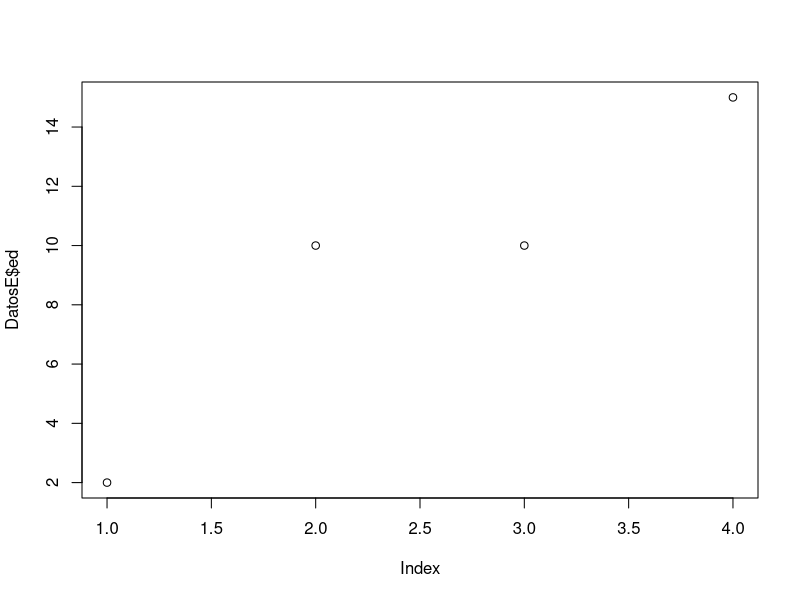
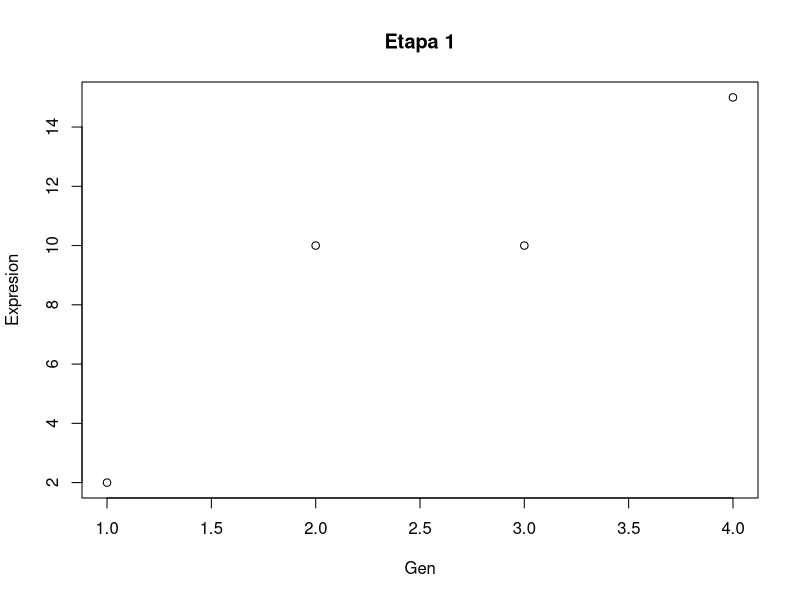
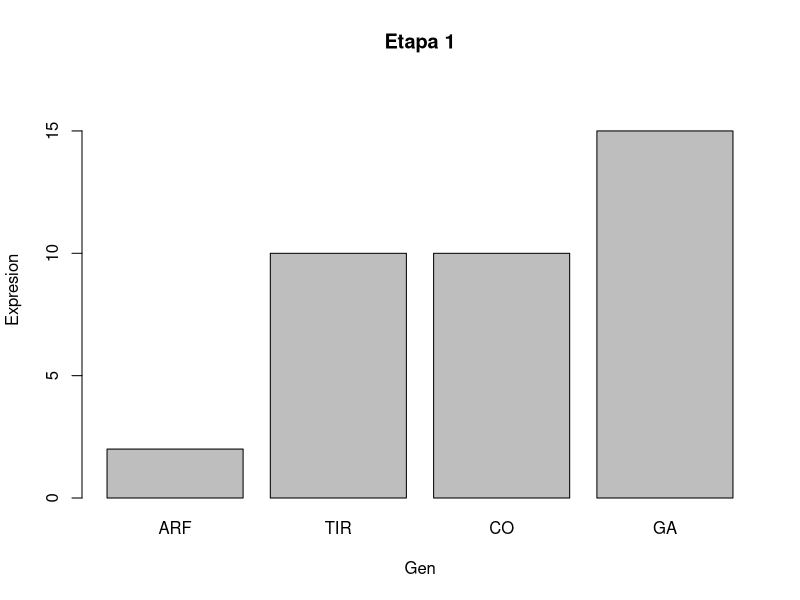
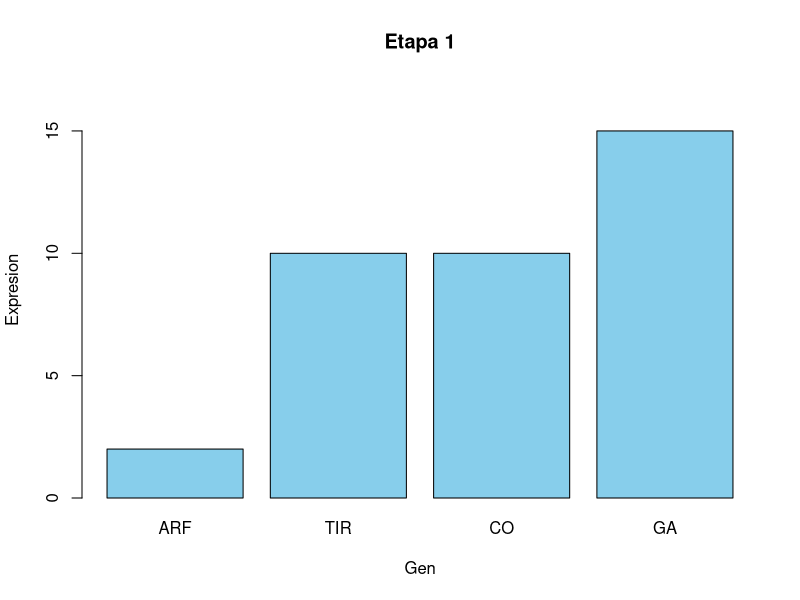
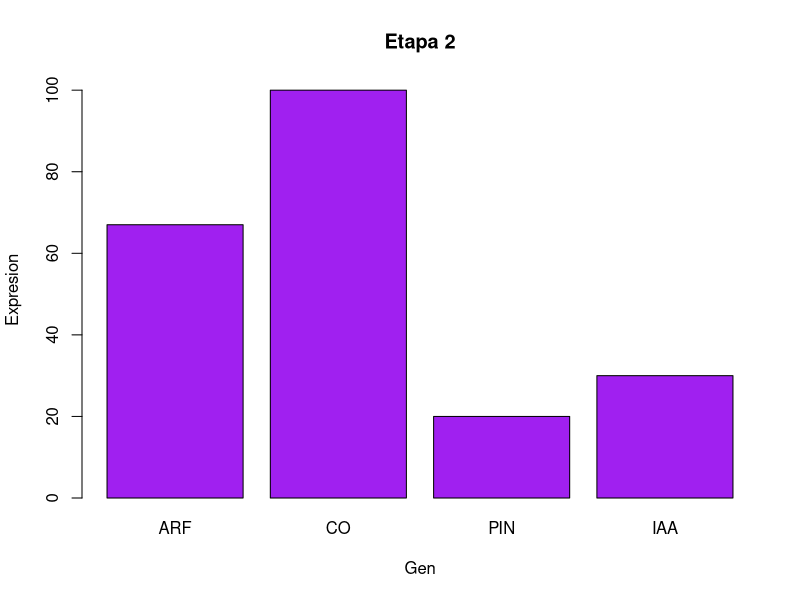
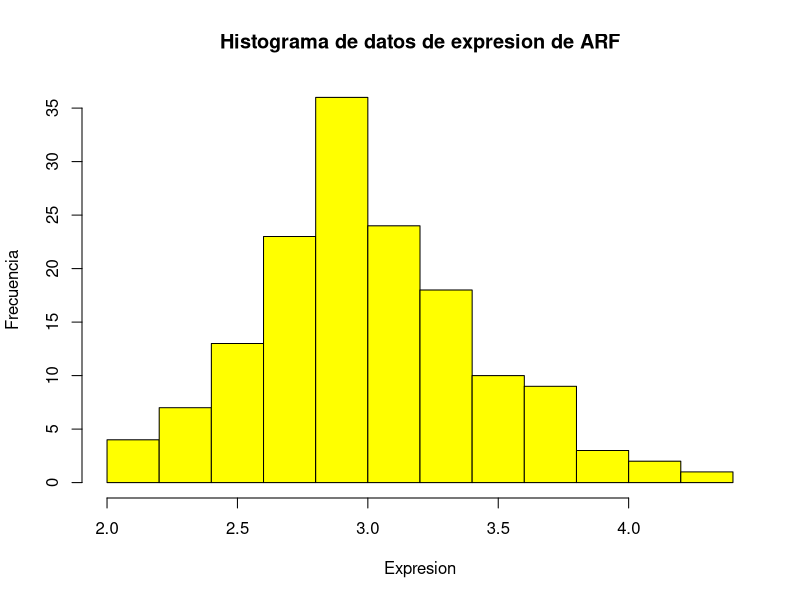
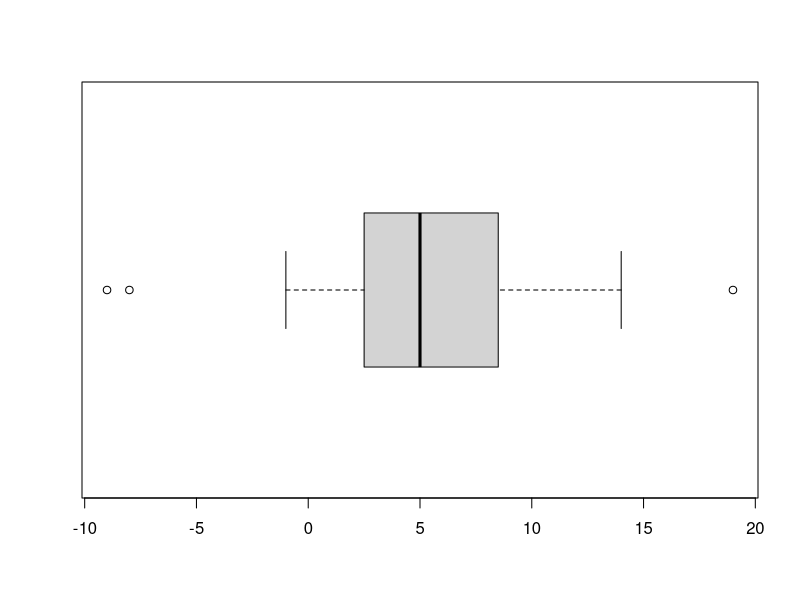
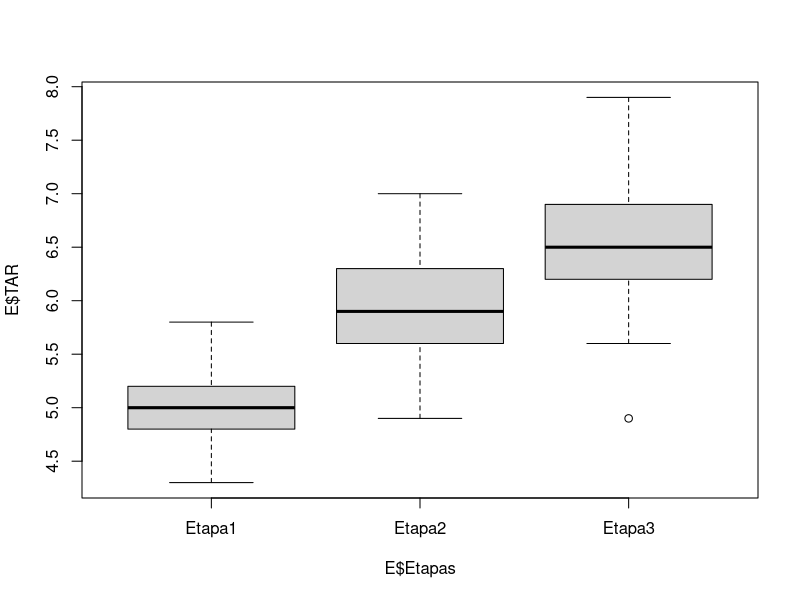

Write R code to recreate these figures, in order.
## ---- chunk 1
DatosE <- data.frame(
  gen = c("ARF", "TIR", "CO", "GA"),
  ed = c(2,10,10,15)
)
## ---- chunk 2
DatosE
## ---- chunk 3
plot(DatosE$ed)
## ---- chunk 4
plot(DatosE$ed,
     main = "Etapa 1", #titulo
     xlab = "Gen", #titulo eje x
     ylab = "Expresion") #titulo eje y
## ---- chunk 5
barplot(DatosE$ed,
        names.arg = DatosE$gen, #agregamos el nombre de los genes
        main = "Etapa 1",
        xlab = "Gen",
        ylab = "Expresion",
        ylim = c(0, max(DatosE$ed) + 2) #el eje y va de 0 al maximo de la expresion
)
## ---- chunk 6
barplot(DatosE$ed,
        names.arg = DatosE$gen,
        main = "Etapa 1",
        xlab = "Gen",
        ylab = "Expresion",
        col = "skyblue",#color
        border = "black", #color del borde
        ylim = c(0, max(DatosE$ed) + 2) #Limite del eje y
)
## ---- chunk 7
directorio <- "C:/Users/andii/OneDrive/Documents/02Fun-R-transcript/data" #indicamos el directorio de trabajo.
setwd(directorio)

DatosE2 <- read.table("U3_1.csv", sep = ",", header = T) #Se lee el arcivo
DatosE2
## ---- chunk 8
barplot(DatosE2$ED,
        names.arg = DatosE2$Gen,
        main = "Etapa 2",
        xlab = "Gen",
        ylab = "Expresion",
        col = "purple",
        border = "black",
        ylim = c(0, max(DatosE2$ED) + 2)
)
## ---- chunk 9
E <- read.table("U3_2.csv", sep = ",", header = T)
head(E)
## ---- chunk 10
hist(E$ARF,
     main="Histograma de datos de expresion de ARF",
     xlab="Expresion", ylab="Frecuencia", 
     col="yellow"
     )
## ---- chunk 11
TAR <- c(8, 5, 14, -9, 19, 12, 3, 9, 7, 4,
       4, 6, 8, 12, -8, 2, 0, -1, 5, 3)
## ---- chunk 12
boxplot(TAR,
        horizontal = T)
## ---- chunk 13
head(E)
## ---- chunk 14
boxplot(E$TAR~ E$Etapas) #columnas
## ---- chunk 15
boxplot(E$TAR~ E$Etapas,#agregamos todas las columnas que vamos a graficar
        main="Diagramas de caja",#titulo
        xlab="Genes",#titulo x
        ylab="Expresion de TAR",
        col=c("red", "blue", "orange")#colores
        )
## ---- chunk 16
# install.packages("ggplot2")
library(ggplot2)
head(DatosE2)
## ---- chunk 17
ggplot(DatosE2,aes(x = Gen, y = ED)) + #Indicamos los datos y ejes
  geom_bar(stat = 'identity') #Indicamos la geometria (como se posicionará)
## ---- chunk 18
ggplot(DatosE2, aes(x = Gen, y = ED)) + # Indicamos los datos y ejes
  geom_bar(stat = 'identity', fill = "purple3", alpha = 0.7) + # Indicamos la geometría y el color de las barras
  theme_classic() # Aplicamos el tema clásico
## ---- chunk 19
colores <- c("blue", "red", "green3", "orange2")

ggplot(DatosE2, aes(x = Gen, y = ED, fill = Gen)) +
  geom_bar(stat = 'identity', alpha = 0.7, width = 0.5) + #geometría, transparencia y ancho de las barras
  theme_classic() + # Aplicamos el tema clásico
  scale_fill_manual(values = colores)  # Asignamos los colores manualmente
## ---- chunk 20
colores2 <- c("#00FFC3", "#7A00FF", "#FFCF00", "#FF5733") 

ggplot(DatosE2, aes(x = Gen, y = ED, fill = Gen)) +
  geom_bar(stat = 'identity', alpha = 0.7, width = 0.5) +
  theme_classic() +
  scale_fill_manual(values = colores2)
## ---- chunk 21
ggplot(DatosE2, aes(x = ED, y = Gen, fill = Gen)) + 
  geom_bar(stat = 'identity', alpha = 0.7, width = 0.4) + 
  theme_classic() +
  scale_fill_manual(values = colores2)
## ---- chunk 22
head(E)

ggplot(E, aes(x = TAR)) + #variable (objeto E), columna TAR
  geom_histogram(fill = "blue", bins = 20, alpha = 0.7) +  #geometria histograma, tamaño barra
  labs(x = "TAR", y = "Frecuencia") +
  theme_minimal()
## ---- chunk 23
#Difereciar datos que pertenecen a cada etapa del desarrollo
ggplot(E, aes(x = TAR, fill = Etapas)) + #Separar datos por etapa
  geom_histogram(bins = 20) +
  labs(x = "TAR", y = "Frecuencia") +
  theme_minimal ()
## ---- chunk 24
ggplot(E, aes(x = TAR, fill = Etapas)) +
  geom_histogram(bins = 15, alpha = 0.7) +
  labs(x = "TAR", y = "Frecuencia") +
  facet_wrap(~ Etapas) + #Graficar Etapas por separado
  scale_fill_manual(values = c("#00FFC3", "#7A00FF", "#FFCF00")) +
  theme_light()
## ---- chunk 25
ggplot(data = E, aes(x = Etapas, y = TAR, fill = Etapas)) +
  geom_boxplot(alpha = 0.7) +  # Añadir cajas con transparencia
  geom_jitter(alpha = 0.3, width = 0.3) +  # Añadir puntos jitter
  scale_fill_manual(values = c("#00FFC3", "#7A00FF", "#FFCF00")) +
  theme_minimal()
## ---- chunk 26
#install.packages("dplyr")
library(dplyr)

# Calcular el promedio y la desviación estándar con dplyr
resumen_E <- E %>% #Especificamos donde se va a guardar
  group_by(Etapas) %>% #Agrupamos por etapas
  summarise(Expresion_promedio = mean(TAR), DE = sd(TAR)) #calculamos promedio y desviación

resumen_E #vemos la variable
## ---- chunk 27
#Definimos los colores para cada especie
colores <- c("#00FFC3", "#7A00FF", "#FFCF00")

ggplot(resumen_E, aes(x = Etapas, y = Expresion_promedio, fill = Etapas)) +
  geom_bar(stat = "identity", alpha = 0.7, width = 0.5) +
  geom_errorbar(aes(ymin = Expresion_promedio - DE,
                    ymax = Expresion_promedio + DE),
                width = 0.1, color = "black",
                position = position_dodge(0.9), size = 0.5) + #datos de la barra de error
  scale_fill_manual(values = colores) +  # colores
  labs(x = "Etapas", y = "Expresion promedio") +
  theme_classic()
## ---- chunk 28
ggplot(data = E, mapping = aes(x = CO, y = GA)) + #mapeamos los datos
  geom_point(aes(color = Etapas)) + #Diferenciamos con puntos entre etapas
  geom_smooth(method = "lm") + #Utilizamos el método de regresión llineal 
  theme_classic()
## ---- chunk 29
ggplot(data = E, mapping = aes(x = CO, y = GA)) + #mapeamos los datos
  geom_point(aes(color = Etapas)) + #Diferenciamos con puntos entre etapas
  geom_smooth(method = "lm") +
  facet_wrap(~Etapas) + #separamos datos por etapa
  theme_bw()
